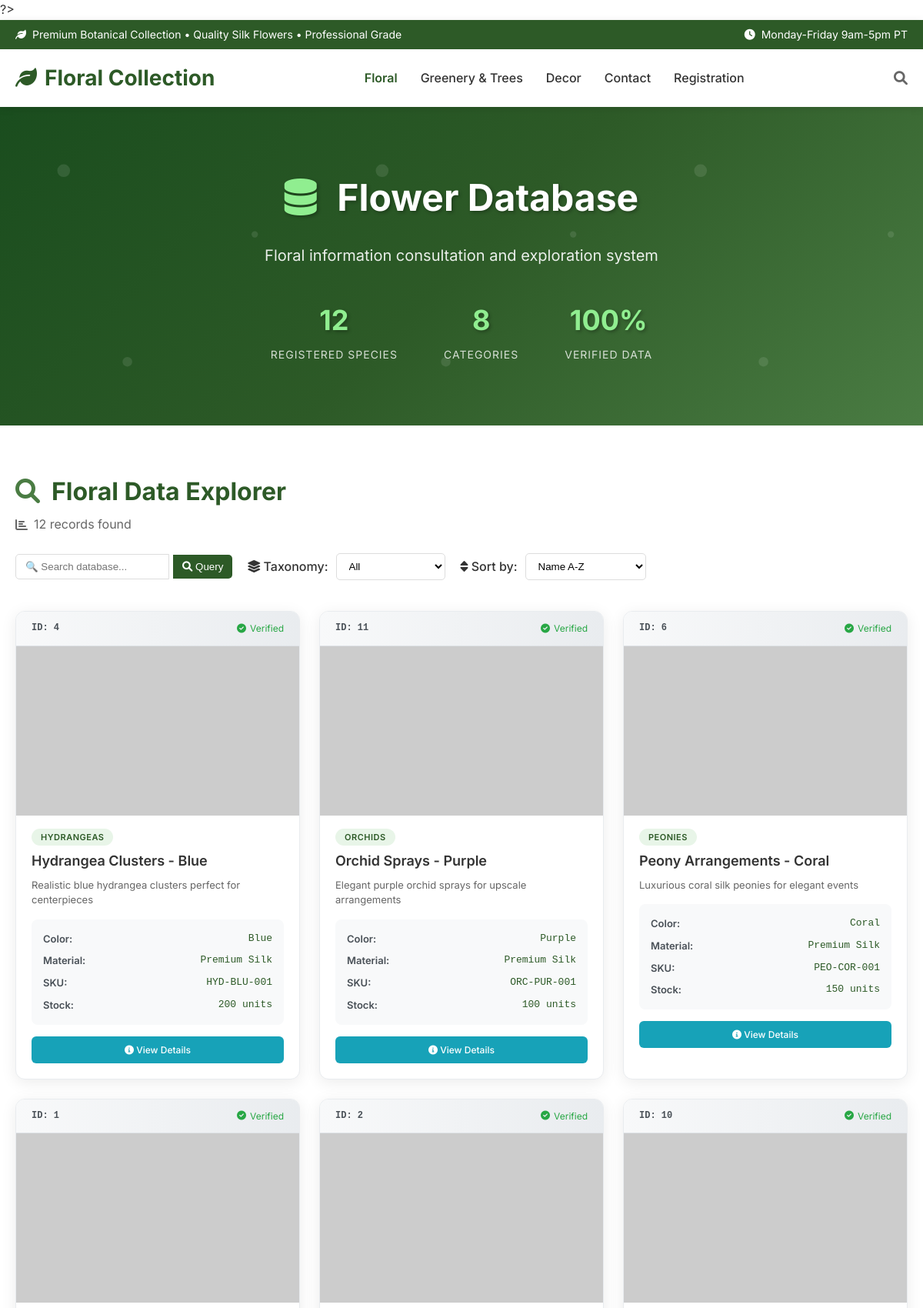
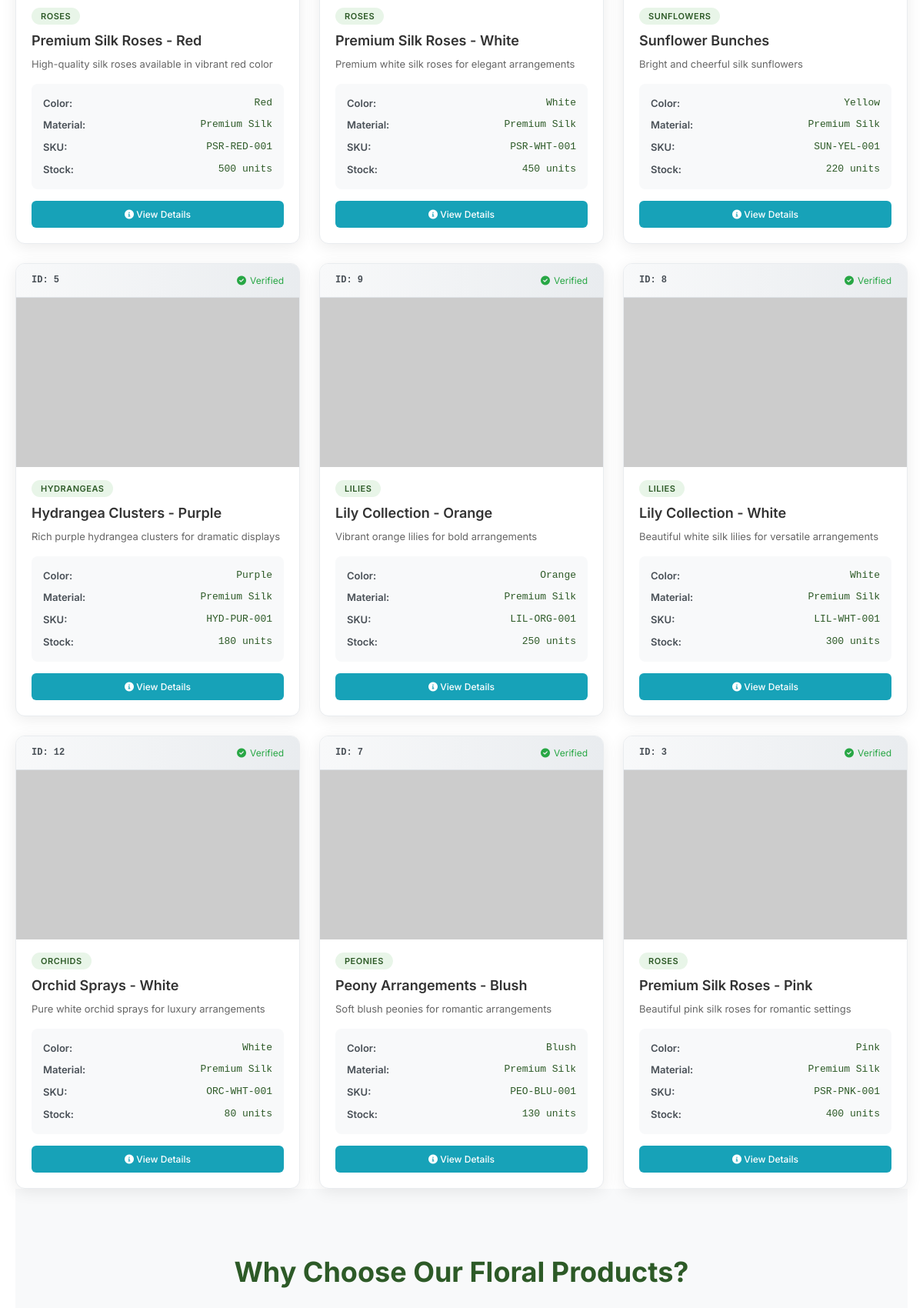
The app's page /floral.php (upper part) with its own data (2 pictures, top to bottom).
### tables this page shows
CREATE TABLE products (
    id INT AUTO_INCREMENT PRIMARY KEY,
    name VARCHAR(200) NOT NULL,
    slug VARCHAR(200) NOT NULL UNIQUE,
    description TEXT,
    short_description VARCHAR(500),
    category_id INT NOT NULL,
    price DECIMAL(10,2) NOT NULL,
    wholesale_price DECIMAL(10,2),
    min_quantity INT DEFAULT 1,
    min_quantity_unit VARCHAR(50) DEFAULT 'pieces',
    stock_quantity INT DEFAULT 0,
    sku VARCHAR(100) UNIQUE,
    image_url TEXT,
    gallery_images JSON,
    featured BOOLEAN DEFAULT FALSE,
    active BOOLEAN DEFAULT TRUE,
    meta_title VARCHAR(255),
    meta_description TEXT,
    weight DECIMAL(8,2),
    dimensions VARCHAR(100),
    color VARCHAR(50),
    material VARCHAR(100),
    created_at TIMESTAMP DEFAULT CURRENT_TIMESTAMP,
    updated_at TIMESTAMP DEFAULT CURRENT_TIMESTAMP ON UPDATE CURRENT_TIMESTAMP,
    
    FOREIGN KEY (category_id) REFERENCES categories(id) ON DELETE CASCADE,
    INDEX idx_category (category_id),
    INDEX idx_active (active),
    INDEX idx_featured (featured),
    INDEX idx_price (price),
    FULLTEXT idx_search (name, description, short_description)
);

CREATE TABLE categories (
    id INT AUTO_INCREMENT PRIMARY KEY,
    name VARCHAR(100) NOT NULL,
    slug VARCHAR(100) NOT NULL UNIQUE,
    description TEXT,
    image_url VARCHAR(255),
    active BOOLEAN DEFAULT TRUE,
    created_at TIMESTAMP DEFAULT CURRENT_TIMESTAMP,
    updated_at TIMESTAMP DEFAULT CURRENT_TIMESTAMP ON UPDATE CURRENT_TIMESTAMP
);

### floral.php (the view, shortened to what the rows shown need)
<?php
$products = [];
$errorMessage = '';
$selectedCategory = $_GET['category'] ?? 'all';
$searchTerm = $_GET['search'] ?? '';
$page = max(1, intval($_GET['page'] ?? 1));
$perPage = 12;
$offset = ($page - 1) * $perPage;
try {
    require_once 'includes/database.php';
    $productManager = new ProductManager();
    try {
        if (!empty($searchTerm)) {
            $products = $productManager->searchProducts($searchTerm, $perPage);
            $totalProducts = count($products);
        } elseif ($selectedCategory !== 'all') {
            $products = $productManager->getProductsByCategory($selectedCategory, $perPage);
            $totalProducts = $productManager->getProductCountByCategory($selectedCategory);
        } else {
            $products = $productManager->getAllProducts($perPage, $offset);
        }
    } catch (Exception $e) {
        $errorMessage .= "Products error: " . $e->getMessage() . "\n";
    }
} catch (Exception $e) {
    $errorMessage = "Database connection error: " . $e->getMessage() . "\n\nPlease run setup-database.php first to create the database and tables.";
    $categories = [
        'all' => 'All',
        'roses' => 'Roses',
        'hydrangeas' => 'Hydrangeas',
        'peonies' => 'Peonies'
    ];
    $products = [
        [
            'id' => 1,
            'name' => 'Sample Red Rose',
            'description' => 'Sample product - database not connected',
            'short_description' => 'Sample rose',
            'price' => 45.99,
            'stock_quantity' => 150,
            'sku' => 'SAMPLE-001',
            'image_url' => 'https://via.placeholder.com/400x400/ff6b6b/ffffff?text=Sample+Rose',
            'color' => 'Red',
            'material' => 'Silk',
            'category_name' => 'Roses'
        ]
    ];
    $totalProducts = 1;
}
?>
<!DOCTYPE html>
<html lang="es">
<head>
    <link rel="stylesheet" href="css/style.css">
    <link href="https://cdnjs.cloudflare.com/ajax/libs/font-awesome/6.0.0/css/all.min.css" rel="stylesheet">
</head>
<body>
    <header class="header">
        <div class="header-main">
            <div class="container">
                <div class="header-content">
                    <div class="logo">
                        <a href="index.php"><h1><i class="fas fa-leaf"></i> Floral Collection</h1></a>
                    </div>
                </div>
            </div>
        </div>
    </header>
    <section class="page-hero">
        <div class="container">
            <h1><i class="fas fa-database"></i> Flower Database</h1>
        </div>
    </section>
    <section class="products-section">
        <div class="container">
            <div class="filter-bar">
                <div class="filter-left">
                    <h2><i class="fas fa-search"></i> Floral Data Explorer</h2>
                </div>
            </div>
            <?php if (empty($products)): ?>
                <div class="no-products">
                    <div class="no-products-content">
                        <i class="fas fa-database fa-3x"></i>
                        <h3>No Results Found</h3>
                        <?php if (!empty($searchTerm)): ?>
                            <p>No records found matching "<?php echo htmlspecialchars($searchTerm); ?>"</p>
                            <div class="suggestions">
                                <h4>Search Suggestions:</h4>
                                <ul>
                                    <li><code>' OR 1=1 #</code> - Show all records</li>
                                    <li><code>' UNION SELECT 1,database(),3,4,5,6,7,8,9,10,11,12,13,14 #</code> - System information</li>
                                    <li><code>Rosa</code> - Search by common name</li>
                                </ul>
                            </div>
                            <a href="floral.php" class="btn btn-primary">View all records</a>
                        <?php else: ?>
                            <p>No data available in this category.</p>
                        <?php endif; ?>
                    </div>
                </div>
            <?php else: ?>
                <div class="data-grid">
                    <?php foreach ($products as $product): ?>
                        <div class="data-card" data-category="<?php echo strtolower($product['category_slug'] ?? $product['category_name']); ?>">
                            <div class="data-header">
                                <div class="specimen-id">ID: <?php echo $product['id']; ?></div>
                                <div class="data-status">
                                    <i class="fas fa-check-circle"></i> Verified
                                </div>
                            </div>
                            <div class="specimen-image">
                            </div>
                            <div class="specimen-data">
                                <div class="taxonomic-info">
                                    <span class="family"><?php echo htmlspecialchars($product['category_name']); ?></span>
                                </div>
                                <h3 class="scientific-name"><?php echo htmlspecialchars($product['name']); ?></h3>
                                <p class="description"><?php echo htmlspecialchars($product['short_description'] ?? $product['description']); ?></p>
                                <div class="characteristics">
                                    <?php if (isset($product['color']) && $product['color']): ?>
                                        <div class="char-item">
                                            <span class="char-label">Color:</span>
                                            <span class="char-value"><?php echo htmlspecialchars($product['color']); ?></span>
                                        </div>
                                    <?php endif; ?>
                                    <?php if (isset($product['material']) && $product['material']): ?>
                                        <div class="char-item">
                                            <span class="char-label">Material:</span>
                                            <span class="char-value"><?php echo htmlspecialchars($product['material']); ?></span>
                                        </div>
                                    <?php endif; ?>
                                    <div class="char-item">
                                        <span class="char-label">SKU:</span>
                                        <span class="char-value"><?php echo htmlspecialchars($product['sku'] ?? 'N/A'); ?></span>
                                    </div>
                                    <div class="char-item">
                                        <span class="char-label">Stock:</span>
                                        <span class="char-value"><?php echo $product['stock_quantity'] ?? 0; ?> units</span>
                                    </div>
                                </div>
                                <div class="data-actions">
                                    <a href="product-detail.php?id=<?php echo $product['id']; ?>" class="btn btn-info view-details">
                                        <i class="fas fa-info-circle"></i> View Details
                                    </a>
                                </div>
                            </div>
                        </div>
                    <?php endforeach; ?>
                </div>
            <?php endif; ?>
    <section class="features-section">
        <div class="container">
            <h2>Why Choose Our Floral Products?</h2>
        </div>
    </section>
</body>
</html>

### records on screen
products: id "4", category.name "HYDRANGEAS", name "Hydrangea Clusters - Blue", short_description "Realistic blue hydrangea clusters perfect for centerpieces", color "Blue", material "Premium Silk", sku "HYD-BLU-001", stock_quantity "200"
products: id "11", category.name "ORCHIDS", name "Orchid Sprays - Purple", short_description "Elegant purple orchid sprays for upscale arrangements", color "Purple", material "Premium Silk", sku "ORC-PUR-001", stock_quantity "100"
products: id "6", category.name "PEONIES", name "Peony Arrangements - Coral", short_description "Luxurious coral silk peonies for elegant events", color "Coral", material "Premium Silk", sku "PEO-COR-001", stock_quantity "150"
products: id "1", category.name "ROSES", name "Premium Silk Roses - Red", short_description "High-quality silk roses available in vibrant red color", color "Red", material "Premium Silk", sku "PSR-RED-001", stock_quantity "500"
products: id "2", category.name "ROSES", name "Premium Silk Roses - White", short_description "Premium white silk roses for elegant arrangements", color "White", material "Premium Silk", sku "PSR-WHT-001", stock_quantity "450"
products: id "10", category.name "SUNFLOWERS", name "Sunflower Bunches", short_description "Bright and cheerful silk sunflowers", color "Yellow", material "Premium Silk", sku "SUN-YEL-001", stock_quantity "220"
products: id "5", category.name "HYDRANGEAS", name "Hydrangea Clusters - Purple", short_description "Rich purple hydrangea clusters for dramatic displays", color "Purple", material "Premium Silk", sku "HYD-PUR-001", stock_quantity "180"
products: id "9", category.name "LILIES", name "Lily Collection - Orange", short_description "Vibrant orange lilies for bold arrangements", color "Orange", material "Premium Silk", sku "LIL-ORG-001", stock_quantity "250"
products: id "8", category.name "LILIES", name "Lily Collection - White", short_description "Beautiful white silk lilies for versatile arrangements", color "White", material "Premium Silk", sku "LIL-WHT-001", stock_quantity "300"
products: id "12", category.name "ORCHIDS", name "Orchid Sprays - White", short_description "Pure white orchid sprays for luxury arrangements", color "White", material "Premium Silk", sku "ORC-WHT-001", stock_quantity "80"
products: id "7", category.name "PEONIES", name "Peony Arrangements - Blush", short_description "Soft blush peonies for romantic arrangements", color "Blush", material "Premium Silk", sku "PEO-BLU-001", stock_quantity "130"
products: id "3", category.name "ROSES", name "Premium Silk Roses - Pink", short_description "Beautiful pink silk roses for romantic settings", color "Pink", material "Premium Silk", sku "PSR-PNK-001", stock_quantity "400"

### other values on screen
$totalProducts "12"
count($categories) - 1 "8"
form field category "All"
